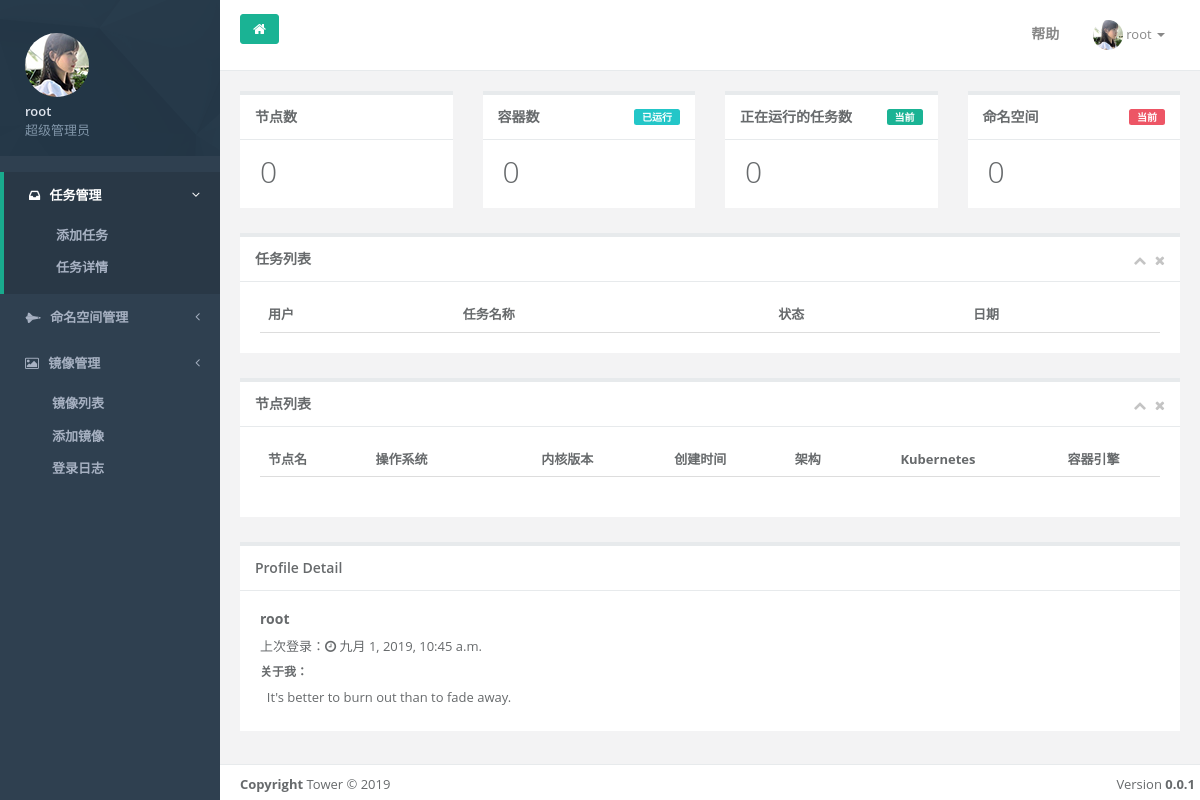
/dashboard/ (signed in), run on an earlier commit of the app's database.
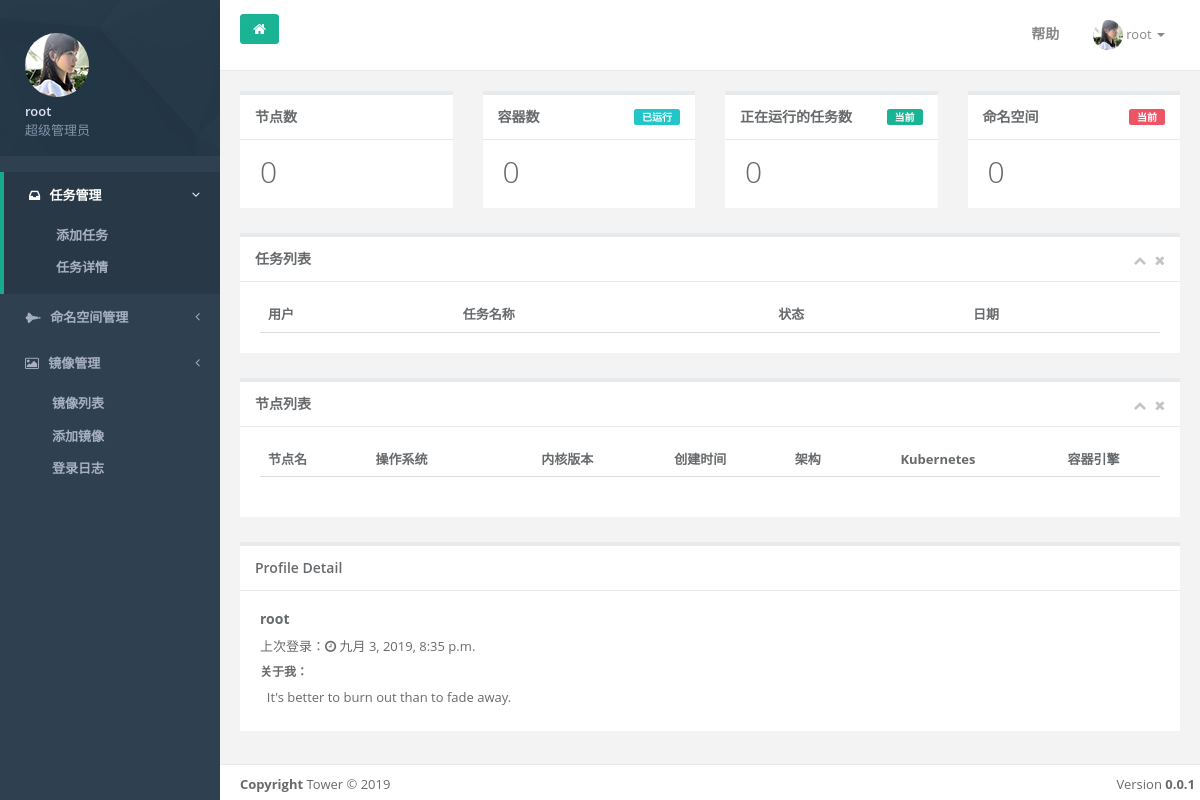
And on a later commit of the database.
### User/models.py (models this page shows)
class User(AbstractUser):
    QQ = models.CharField(default='', max_length=60)
    objects = TowerUserManager()

### Dashboard/views.py (the view)
# urls.py: path('', views.DashboardIndexView.as_view()),
class DashboardIndexView(LoginRequiredMixin, TemplateView):
    template_name = 'Dashboard/index.html'
    def get_context_data(self, **kwargs):
        k = lists.K8sList()
        context = super().get_context_data(**kwargs)
        context['k'] = k
        return context

### Dashboard/lists.py (called while the page is built)
    def pod_num(self):
        return len(client.CoreV1Api().list_pod_for_all_namespaces(watch=False).items)

    def node_num(self):
        return len(client.CoreV1Api().list_node(watch=False).items)

    def namespace_num(self):
        return len(client.CoreV1Api().list_namespace().items)

    def job_num(self):
        return len(client.BatchV1Api().list_job_for_all_namespaces().items)

    def job_list(self):
        return client.BatchV1Api().list_job_for_all_namespaces().items

    def node_list(self):
        return client.CoreV1Api().list_node(watch=False).items

### templates/Dashboard/index.html (shortened to what this page needs)
<!DOCTYPE html>
<html>
<head>
        {% load static %}
    <link href="{% static "css/bootstrap.min.css"%}"  rel="stylesheet">
    <link href="{% static "css/font-awesome.min.css"%}"  rel="stylesheet">
    <link href="{% static "css/animate.min.css"%}"  rel="stylesheet">
    <link href="{% static "css/style.min.css"%}"  rel="stylesheet">
</head>
<body class="fixed-sidebar full-height-layout gray-bg" style="overflow:hidden">
    <div id="wrapper">
         <nav class="navbar-default navbar-static-side" role="navigation">
                    <div class="sidebar-collapse">
                        <ul class="nav" id="side-menu">
                            <li class="nav-header">
                                <div class="dropdown profile-element">
                                    <span><img alt="image" class="img-circle" src="/static/img/profile_small.jpg" /></span>
                                    <a data-toggle="dropdown" class="dropdown-toggle" href="#">
                                        <span class="clear">
                                       <span class="block m-t-xs"><strong class="font-bold">{{ user }}</strong></span>
                                        <span class="text-muted text-xs block">超级管理员</span>
                                        </span>
                                    </a>
                                </div>
                            </li>
                            <li class="active">
                                <a href="#"><i class="fa fa-inbox"></i> <span class="nav-label">任务管理</span><span class="fa arrow"></span></a>
                                <ul class="nav nav-second-level">
                                    <li><a class="J_menuItem" href="">添加任务</a>
                                    </li>
                                    <li><a class="J_menuItem" href="">任务详情</a>
                                    </li>
                                </ul>
                            </li>
                            <li>
                                <a href="/task/namespace"><i class="fa fa-space-shuttle"></i> <span class="nav-label">命名空间管理</span><span class="fa arrow"></span></a>
                            </li>
                            <li>
                                <a href="#"><i class="fa fa-picture-o"></i> <span class="nav-label">镜像管理</span><span class="fa arrow"></span></a>
                                <ul class="nav nav-second-level">
                                    <li><a class="J_menuItem" href="">镜像列表</a>
                                    </li>
                                    <li><a class="J_menuItem" href="">添加镜像</a>
                                    </li>
                                    <li><a class="J_menuItem" href="">登录日志</a>
                                    </li>
                                </ul>
                            </li>
                        </ul>
                    </div>
            </nav>
        <div id="page-wrapper" class="gray-bg dashbard-1">
            <div class="row border-bottom">
                <nav class="navbar navbar-static-top white-bg" role="navigation" style="margin-bottom: 0">
                    <div class="navbar-header">
                        <a class="navbar-minimalize minimalize-styl-2 btn btn-primary " href="/dashboard"><i class="fa fa-home"></i> </a>
                    </div>
                        <ul class="nav navbar-top-links navbar-right">
                            <li class="dropdown">
                                <a class="count-info" href="#">
                                    <span class="m-r-sm text-muted welcome-message">帮助</span>
                                </a>
                            </li>
                            <li class="dropdown">
                                <a data-toggle="dropdown" class="dropdown-toggle" href="#">
                                    <span class="m-r-sm text-muted welcome-message">
                                        <img alt="image" class="img-circle" width="30" height="30" src="/static/img/a5.jpg"/>
                                        <span style="font-size: 13px;font-weight: 400"> {{ user }}
                                            <b class="caret"></b>
                                        </span>
                                    </span>
                                </a>
                            </li>
                        </ul>
                </nav>
            </div>
            <div class="row J_mainContent" id="content-main">
               <div class="wrapper wrapper-content">
        <div class="row">
            <div class="col-sm-3">
                <div class="ibox float-e-margins">
                    <div class="ibox-title ">
                        <h5>节点数</h5>
                    </div>
                    <div class="ibox-content">
                        <h1 class="no-margins">{{ k.node_num }}</h1>
                    </div>
                </div>
            </div>
            <div class="col-sm-3">
                <div class="ibox float-e-margins">
                    <div class="ibox-title">
                        <span class="label label-info pull-right">已运行</span>
                        <h5>容器数</h5>
                    </div>
                    <div class="ibox-content">
                        <h1 class="no-margins">{{ k.pod_num }}</h1>
                    </div>
                </div>
            </div>
            <div class="col-sm-3">
                <div class="ibox float-e-margins">
                    <div class="ibox-title">
                        <span class="label label-primary pull-right">当前</span>
                        <h5>正在运行的任务数</h5>
                    </div>
                    <div class="ibox-content">
                        <h1 class="no-margins">{{ k.job_num }}</h1>
                    </div>
                </div>
            </div>
            <div class="col-sm-3">
                <div class="ibox float-e-margins">
                    <div class="ibox-title">
                        <span class="label label-danger pull-right">当前</span>
                        <h5>命名空间</h5>
                    </div>
                    <div class="ibox-content">
                        <h1 class="no-margins">{{ k.namespace_num }}</h1>
                    </div>
                </div>
            </div>
        </div>
        <div class="row">
            <div class="col-sm-12">
                <div class="row">
                    <div class="col-sm-12">
                        <div class="ibox float-e-margins">
                            <div class="ibox-title">
                                <h5>任务列表</h5>
                                <div class="ibox-tools">
                                    <a class="collapse-link">
                                        <i class="fa fa-chevron-up"></i>
                                    </a>
                                    <a class="close-link">
                                        <i class="fa fa-times"></i>
                                    </a>
                                </div>
                            </div>
                            <div class="ibox-content">
                                <table class="table table-hover no-margins">
                                    <thead>
                                        <tr>
                                            <th>用户</th>
                                            <th>任务名称</th>
                                            <th>状态</th>
                                            <th>日期</th>
                                        </tr>
                                    </thead>
                                </table>
                            </div>
                        </div>
                    </div>
                </div>
                <div class="row">
                    <div class="col-sm-12">
                        <div class="ibox float-e-margins">
                            <div class="ibox-title">
                                <h5>节点列表</h5>
                                <div class="ibox-tools">
                                    <a class="collapse-link">
                                        <i class="fa fa-chevron-up"></i>
                                    </a>
                                    <a class="close-link">
                                        <i class="fa fa-times"></i>
                                    </a>
                                </div>
                            </div>
                            <div class="ibox-content">
                                <div class="row">
                                    <div class="col-sm-12">
                                        <table class="table  margin bottom">
                                            <thead>
                                                <tr>
                                                    <th class="text-left">节点名</th>
                                                    <th>操作系统</th>
                                                    <th class="text-center">内核版本</th>
                                                    <th class="text-center">创建时间</th>
                                                    <th class="text-center">架构</th>
                                                    <th class="text-center">Kubernetes</th>
                                                    <th class="text-center">容器引擎</th>
                                                </tr>
                                            </thead>
                                        </table>
                                    </div>
                                </div>
                            </div>
                        </div>
                    </div>
                </div>
                <div class="row">
                <div class="col-sm-12">
                    <div class="ibox ">
                        <div class="ibox-title">
                            <h5>Profile Detail</h5>
                        </div>
                        <div>
                            <div class="ibox-content profile-content">
                                <h4><strong>{{ user }}</strong></h4>
                                <p>上次登录：<i class="fa fa-clock-o"></i> {{ user.last_login }}</p>
                                <h5>
                                    关于我：
                                </h5>
                                <p>
                                     &nbsp; It's better to burn out than to fade away.
                                </p>
                            </div>
                        </div>
                    </div>
                </div>
            </div>
            </div>
        </div>
    </div>
            </div>
            <div class="footer fixed">
                <div class="pull-right">
                    Version <strong>0.0.1</strong>
                </div>
                <div>
                    <strong>Copyright</strong> Tower &copy; 2019
                </div>
            </div>
        </div>
    </div>
</body>
</html>

What changed in the data, as far as the page shows it:
changed User "root": last_login "九月 1, 2019, 10:45 a.m." → "九月 3, 2019, 8:35 p.m."
